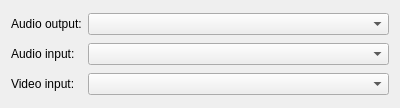
<ui version="4.0" >
 <class>OptAvCall</class>
 <widget class="QWidget" name="OptAvCall" >
  <property name="geometry" >
   <rect>
    <x>0</x>
    <y>0</y>
    <width>400</width>
    <height>108</height>
   </rect>
  </property>
  <property name="windowTitle" >
   <string>Form</string>
  </property>
  <layout class="QGridLayout" >
   <item row="0" column="0" >
    <widget class="QLabel" name="label" >
     <property name="text" >
      <string>Audio output:</string>
     </property>
    </widget>
   </item>
   <item row="0" column="1" >
    <widget class="QComboBox" name="cb_audioOutDevice" >
     <property name="sizePolicy" >
      <sizepolicy vsizetype="Fixed" hsizetype="Expanding" >
       <horstretch>0</horstretch>
       <verstretch>0</verstretch>
      </sizepolicy>
     </property>
    </widget>
   </item>
   <item row="1" column="0" >
    <widget class="QLabel" name="lb_audioInDevice" >
     <property name="text" >
      <string>Audio input:</string>
     </property>
    </widget>
   </item>
   <item row="1" column="1" >
    <widget class="QComboBox" name="cb_audioInDevice" >
     <property name="sizePolicy" >
      <sizepolicy vsizetype="Fixed" hsizetype="Expanding" >
       <horstretch>0</horstretch>
       <verstretch>0</verstretch>
      </sizepolicy>
     </property>
    </widget>
   </item>
   <item row="2" column="0" >
    <widget class="QLabel" name="lb_videoInDevice" >
     <property name="text" >
      <string>Video input:</string>
     </property>
    </widget>
   </item>
   <item row="2" column="1" >
    <widget class="QComboBox" name="cb_videoInDevice" >
     <property name="sizePolicy" >
      <sizepolicy vsizetype="Fixed" hsizetype="Expanding" >
       <horstretch>0</horstretch>
       <verstretch>0</verstretch>
      </sizepolicy>
     </property>
    </widget>
   </item>
  </layout>
 </widget>
 <tabstops>
  <tabstop>cb_audioOutDevice</tabstop>
  <tabstop>cb_audioInDevice</tabstop>
  <tabstop>cb_videoInDevice</tabstop>
 </tabstops>
 <resources/>
 <connections/>
</ui>
